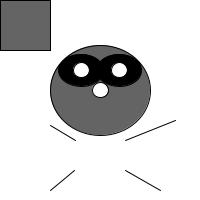
Frame 1 (no input)
Frame 60 (the mouse pressed at the canvas centre just before this capture): identical to frame 1, image omitted
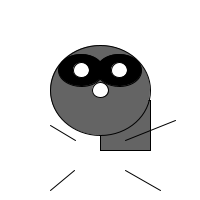
Frame 120 (the mouse held since frame 60 and released just before this capture)

The Processing sketch that drew these frames (run headless with seeded random() and noise(); from frame 60 on, the mouse is pressed at the canvas centre):

// Processing sketch: processing_23801
// ── processing_23801.pde

void setup()
{
size (200,200);
}
void draw(){
  background(255);
  fill(255);

// Body
stroke(0);
fill(100);
rect(mouseX,mouseY,50,50);
line( 125,140,175,120);
line (125,170,160,190);
line(75,140,50,125);
line(74,170,50,190);
ellipse(100,90,100,90);
fill (0);
ellipse(81,70,45,32);
ellipse(119,70,45,32);
fill(255);
ellipse(81,70,16,15);
ellipse(119,70,16,15);
ellipse(100,90,16,15);

}




void keyPressed(){
  background(255);
}
